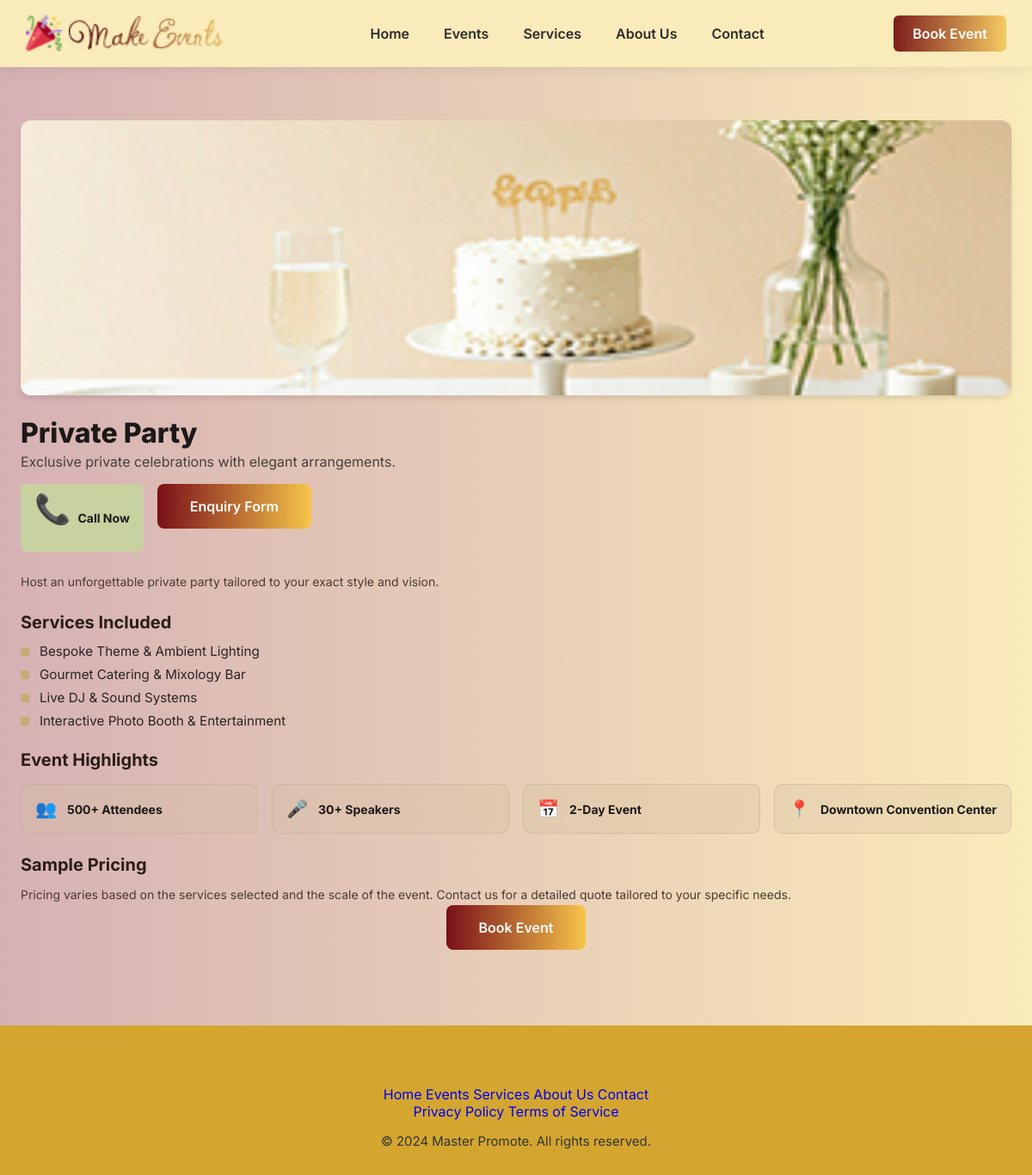
The page /events/3/ on the database its author committed.
### website/models.py (models this page shows, shortened)
class Event(models.Model):
    title = models.CharField(max_length=200)
    tagline = models.CharField(
        max_length=255,
        help_text="Short description directly below title"
    )
    banner_image = models.ImageField(upload_to="events/banners/")
    description = models.TextField(help_text="Main full detail paragraph")
    attendees_count = models.CharField(max_length=50, default="500+ Attendees")
    speakers_count = models.CharField(max_length=50, default="30+ Speakers")
    duration = models.CharField(max_length=50, default="2-Day Event")
    location_name = models.CharField(max_length=100, default="Downtown Convention Center")
    pricing_description = models.TextField(
        default=(
            "Pricing varies based on the services selected and the scale of the "
            "event. Contact us for a detailed quote tailored to your specific needs."
        )
    )
    created_at = models.DateTimeField(auto_now_add=True)
    class Meta:
        ordering = ["-created_at"]
        verbose_name = "Event"
        verbose_name_plural = "Events"

class EventService(models.Model):
    event = models.ForeignKey(
        Event,
        related_name="services",
        on_delete=models.CASCADE
    )
    title = models.CharField(max_length=100)  # e.g., "Keynote Speakers", "Interactive Workshops"
    class Meta:
        verbose_name = "Event Service"
        verbose_name_plural = "Event Services"

### website/views.py (the view)
# urls.py: path('events/<int:pk>/', views.event_detail, name='event_detail'),
def event_detail(request, pk):
    event = get_object_or_404(Event, pk=pk)
    context = {
        "event": event,
    }
    return render(request, "event_detail.html", context)

### templates/event_detail.html (shortened to what this page needs)
{% extends 'base.html' %}
{% load static %}
{% block content %}
<section class="event-detail-section">
    <div class="container">
        <div class="banner-wrapper">
            {% if event.banner_image %}
                <img src="{{ event.banner_image.url }}" alt="{{ event.title }}" class="banner-img">
            {% else %}
                <div class="placeholder-banner">No Banner Image Available</div>
            {% endif %}
        </div>
        <div class="event-header">
            <h1>{{ event.title }}</h1>
            <p class="tagline">{{ event.tagline }}</p>
        </div>
        <div class="action-buttons">
            <a href="tel:+123456789" class="btn-call">
                <span class="icon">📞</span> Call Now
            </a>
               <div class="cta-wrapper">
   <a href="{% url 'book_event_with_id' event.id %}" class="btn btn-primary">
    Enquiry Form
</a>
            </div>
        </div>
        <div class="about-box">
            <p class="description-text">
                {{ event.description }}
            </p>
        </div>
        <div class="about-box services-section">
            <h2>Services Included</h2>
            <ul class="services-list">
                {% for service in event.services.all %}
                    <li class="service-item">
                        <span class="bullet-square"></span>
                        <span>{{ service.title }}</span>
                    </li>
                {% empty %}
                    <li class="service-item">No specific services listed for this event.</li>
                {% endfor %}
            </ul>
        </div>
        <div class="about-box highlights-section">
            <h2>Event Highlights</h2>
            <div class="highlights-grid">
                <div class="highlight-card">
                    <span class="highlight-icon">👥</span>
                    <span class="highlight-text">{{ event.attendees_count }}</span>
                </div>
                <div class="highlight-card">
                    <span class="highlight-icon">🎤</span>
                    <span class="highlight-text">{{ event.speakers_count }}</span>
                </div>
                <div class="highlight-card">
                    <span class="highlight-icon">📅</span>
                    <span class="highlight-text">{{ event.duration }}</span>
                </div>
                <div class="highlight-card">
                    <span class="highlight-icon">📍</span>
                    <span class="highlight-text">{{ event.location_name }}</span>
                </div>
            </div>
        </div>
        <div class="about-box pricing-section">
            <h2>Sample Pricing</h2>
            <p class="pricing-text">
                {{ event.pricing_description }}
            </p>
            <div class="cta-wrapper">
   <a href="{% url 'book_event_with_id' event.id %}" class="btn btn-primary">
    Book Event
</a>
            </div>
        </div>
    </div>
</section>
{% endblock %}

### static/css/style.css (style rules this page uses)
* { margin:0; padding:0; box-sizing:border-box; }
html { scroll-behavior:smooth; }
body { font-family:'Inter',sans-serif; color:#222; overflow-x:hidden; background: linear-gradient(180deg, #F8EED9 0%, #E3C886 40%, #D2A84E 70%, #FAF0D9 100%) !important; background-attachment: fixed; }
:root { --primary:#7a0f19; --secondary:#F6C54A; --cream:#FAEBBA; --white:#fff; --text:#222; --shadow:0 15px 35px rgba(0,0,0,.15); }
.container { width:96%; max-width:1450px; margin:auto; }
img { max-width:100%; display:block; }
a { text-decoration:none; }
ul { list-style:none; }
.btn-primary { background:linear-gradient(90deg,#7a0f19,#F6C54A); color:#fff; padding:16px 38px; border-radius:8px; font-weight:600; transition:.35s; }
.icon { font-size:34px; margin-bottom:22px; }
.about-box { margin-bottom: 35px; }
.about-box h2 { font-size: 20px; margin-bottom: 12px; color: #2b1d16; }
.about-box p { font-size: 14px; line-height: 1.6; color: #4a3b32; }
.cta-wrapper { text-align: center; margin-top: 40px; }
.event-detail-section { background:linear-gradient(90deg,#d6b1b4 0%,#faebba 100%); min-height:100vh; padding:120px 0 80px; padding-top:140px; }
.banner-wrapper { width: 100%; height: 320px; border-radius: 12px; overflow: hidden; margin-bottom: 1.5rem; box-shadow: 0 4px 6px rgba(0, 0, 0, 0.1); }
.banner-img { width: 100%; height: 100%; object-fit: cover; }
.event-header { margin-bottom: 1rem; }
.event-header h1 { font-size: 2rem; font-weight: 800; color: #1c1917; }
.tagline { font-size: 1rem; color: #44403c; margin-top: 0.25rem; }
.action-buttons { display: flex; gap: 1rem; margin-bottom: 1.5rem; }
.btn-call { background-color: #C8D1A0; color: #1c1917; padding: 0.5rem 1rem; border-radius: 6px; text-decoration: none; font-size: 0.875rem; font-weight: 700; display: inline-flex; align-items: center; gap: 0.5rem; }
.about-box { margin-bottom: 1.5rem; }
.services-list { list-style: none; padding: 0; margin-top: 0.75rem; }
.service-item { display: flex; align-items: center; gap: 0.75rem; margin-bottom: 0.5rem; font-size: 0.95rem; color: #292524; }
.bullet-square { width: 10px; height: 10px; background-color: #C4AD74; border-radius: 2px; }
.highlights-grid { display: grid; grid-template-columns: repeat(auto-fit, minmax(180px, 1fr)); gap: 1rem; margin-top: 1rem; }
.highlight-card { background-color: rgba(211, 192, 160, 0.3); border: 1px solid rgba(179, 160, 128, 0.4); padding: 1rem; border-radius: 10px; display: flex; align-items: center; gap: 0.75rem; }
.highlight-icon { font-size: 1.25rem; }
.highlight-text { font-size: 0.875rem; font-weight: 700; color: #1c1917; }
.cta-wrapper { margin-top: 1rem; }

### rows shown on the page
Event: banner_image (picture), title "Private Party", tagline "Exclusive private celebrations with elegant arrangements.", description "Host an unforgettable private party tailored to your exact style and vision.", attendees_count "500+ Attendees", speakers_count "30+ Speakers", duration "2-Day Event", location_name "Downtown Convention Center", pricing_description "Pricing varies based on the services selected and the scale of the event. Contact us for a detailed quote tailored to your specific needs."
EventService: title "Bespoke Theme & Ambient Lighting"
EventService: title "Gourmet Catering & Mixology Bar"
EventService: title "Live DJ & Sound Systems"
EventService: title "Interactive Photo Booth & Entertainment"
